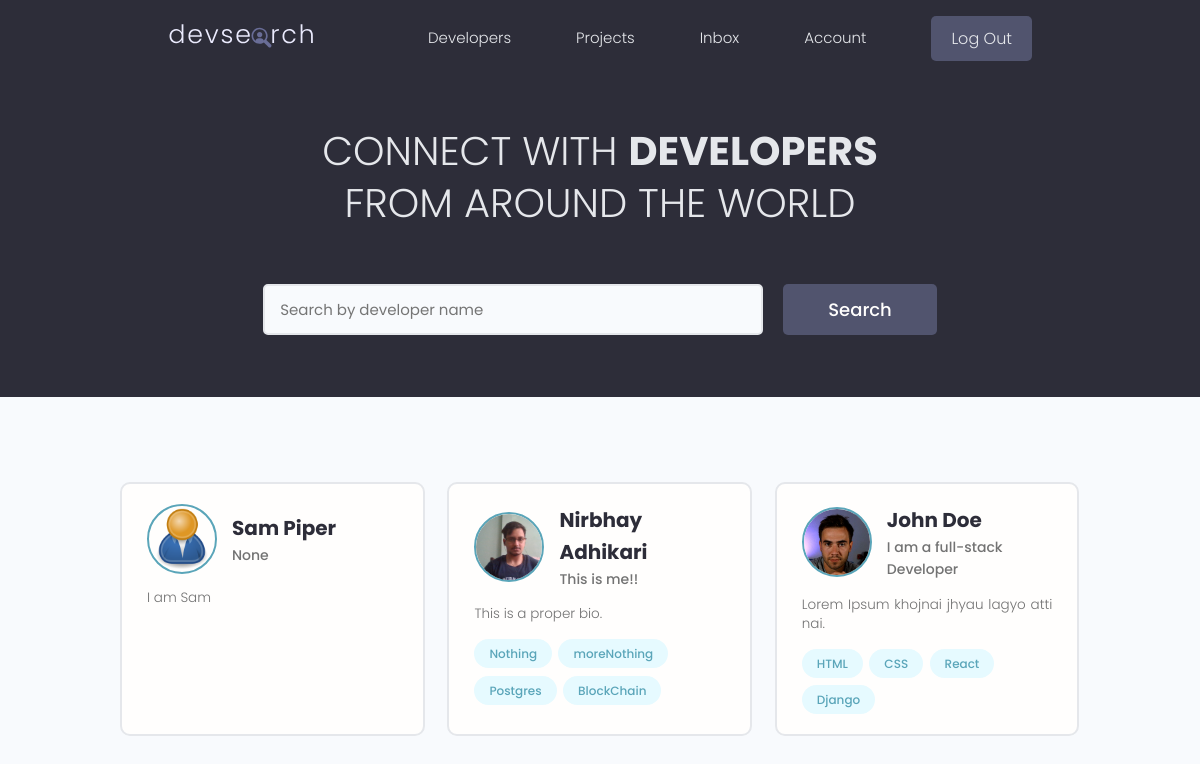
The app's page / (signed in) with its own data.
### users/models.py (models this page shows, shortened)
class Profile(models.Model):
    user= models.OneToOneField(User, on_delete=models.CASCADE, null=True, blank=True)
    name= models.CharField(max_length=200, blank=True, null=True)
    email= models.EmailField(max_length=500, blank=True, null=True)
    username= models.CharField(max_length=200, blank=True, null=True)
    location= models.CharField(max_length=200, blank=True, null=True)
    short_intro=models.CharField(max_length=200, blank=True, null=True)
    bio=models.TextField(blank=True, null=True)
    profile_image=models.ImageField(null=True, blank=True, upload_to= 'profiles/', default='profiles/user-default.png')
    social_github= models.CharField(max_length=200, blank=True, null=True)
    social_twitter= models.CharField(max_length=200, blank=True, null=True)
    social_linkedin= models.CharField(max_length=200, blank=True, null=True)
    social_youtube= models.CharField(max_length=200, blank=True, null=True)
    social_website= models.CharField(max_length=200, blank=True, null=True)
    created= models.DateTimeField(auto_now_add=True)
    id= models.UUIDField(default=uuid.uuid4, unique=True, primary_key=True, editable=False)

class Skill(models.Model):
    owner= models.ForeignKey(Profile, on_delete=models.CASCADE, null=True)
    name= models.CharField(max_length=200, blank=True, null=True)
    description= models.TextField(null=True, blank=True)
    created= models.DateTimeField(auto_now_add=True)
    id= models.UUIDField(default=uuid.uuid4, unique=True, primary_key=True, editable=False)
    def __str__(self):
        return str(self.name)

### users/views.py (the view)
# urls.py: path('', views.profiles, name='profiles'),
def profiles(request):
    profiles, search_query= searchProfiles(request)
    custom_range, profiles= paginateProfiles(request, profiles, 3)
    context={'profiles': profiles, 'search_query':search_query, 'custom_range': custom_range}
    return render(request, 'users/profiles.html', context)

### users/utils.py (called while the page is built)
def paginateProfiles(request, profiles, results):
    page= request.GET.get('page')
    paginator= Paginator(profiles, results)
    try:
        profiles= paginator.page(page)
    except PageNotAnInteger:
        page=1
        profiles= paginator.page(page)
    except EmptyPage:
        page=paginator.num_pages
        profiles= paginator.page(page)
    leftIndex=(int(page)-4)
    if leftIndex<1:
        leftIndex=1
    rightIndex= (int(page) + 5)
    if rightIndex > paginator.num_pages:
        rightIndex = paginator.num_pages + 1
    custom_range=range(leftIndex, rightIndex)
    return custom_range, profiles

def searchProfiles(request):
    search_query=''
    if request.GET.get('search_query'):
        search_query = request.GET.get('search_query')
    skills= Skill.objects.filter(name__icontains=search_query)
    profiles= Profile.objects.distinct().filter(
        Q(name__icontains=search_query) |
        Q(short_intro__icontains=search_query) |
        Q(skill__in=skills)
        )
    return profiles, search_query

### users/templates/users/profiles.html (shortened to what this page needs)
{% extends 'main.html' %}
{% block content %}
  <main class="home">
    <section class="hero-section text-center">
      <div class="container container--narrow">
        <div class="hero-section__box">
          <h2>CONNECT WITH <span>DEVELOPERS</span></h2>
          <h2>FROM AROUND THE WORLD</h2>
        </div>
        <div class="hero-section__search">
          <form id='searchForm' class="form" action="{% url 'profiles' %}" method="get">
            <div class="form__field">
              <input class="input input--text" id="formInput#search" type="text" name="search_query"
              value="{{search_query}}"  placeholder="Search by developer name" />
            </div>
            <input class="btn btn--sub btn--lg" type="submit" value="Search" />
          </form>
        </div>
      </div>
    </section>
    <section class="devlist">
      <div class="container">
        <div class="grid grid--three">
            {% for profile in profiles %}
          <div class="column card">
            <div class="dev">
              <a href="{% url 'user-profile' profile.id %}" class="card__body">
                <div class="dev__profile">
                  <img class="avatar avatar--md" src="{{ profile.profile_image.url }}" >
                  <div class="dev__meta">
                    <h3>{{profile.name}}</h3>
                    <h5>{{profile.short_intro|slice:"150"}}</h5>
                  </div>
                </div>
                <p class="dev__info">
                 {{profile.bio|slice:"150"}} </p>
                <div class="dev__skills">
                    {% for skill in profile.skill_set.all|slice:'5' %}
                  <span class="tag tag--pill tag--main">
                    <small>{{skill}}</small>
                  </span>
{% endfor %}
                </div>
              </a>
            </div>
          </div>
          {% endfor %}
        </div>
      </div>
    </section>
  </main>
{% endblock content %}

### static/styles/app.css (style rules this page uses)
:root { --color-sub: #2d2d39; }
.btn--sub { background-color: var(--color-sub-light); }
.card { border: 2px solid var(--color-light); }
img { width: 100%; }
.hero-section { height: 40vh; display: flex; align-items: center; background-color: var(--color-sub); }
.hero-section__box { margin-bottom: 4rem; }
.hero-section__box > h2, .hero-section__box > h2 > span { font-size: 4rem; color: var(--color-light); line-height: 1.3; text-transform: uppercase; }
.hero-section__box > h2 { font-weight: 300; }
.hero-section__box > h2 > span { font-weight: 700; }
.hero-section__search > .form { display: flex; align-items: center; justify-content: center; gap: 2rem; }
.hero-section__search > .form input.input--text { width: 50rem; }
.devlist { margin-top: 8rem; }
.devlist .grid { align-items: stretch; }
.devlist .dev .dev__profile { display: flex; align-items: center; gap: 1.5rem; }
.devlist .dev .dev__meta h3 { color: var(--color-sub); font-size: 2rem; font-weight: 700; }
.devlist .dev .dev__meta h5 { color: var(--color-text); font-size: 1.4rem; font-weight: 500; }
.devlist .dev .dev__info { margin: 1.5rem 0; font-size: 1.35rem; line-height: 1.4; text-align: justify; }

### static/uikit/styles/modules/_variables.css (style rules this page uses)
:root { --color-main: #5aa5b9; --color-main-light: #e6faff; --color-sub: #3f4156; --color-sub-light: #51546e; --color-sub-lighter: #ededfd; --color-text: #737373; --color-gray: #8b8b8b; --color-light: #e5e7eb; --color-light-gray: #767676; --color-bg: #f8fafd; --color-white: #fffefd; --color-white-light: #f3f3f3; --color-success: #359e64; --color-success-bg: #def8e8; --color-error: #fc4b0b; --color-error-bg: #fff2ee; --font-base: 'Poppins', arial, helvetica, 'Segoe UI', roboto, ubuntu, sans-serif; --font-monospace: 'Fira Code', 'Courier New', courier, monospace; --font-regular: 300; --font-medium: 500; --font-bold: 700; --generic-shadow: 1px 1px 5px #00000010; --generic-transition: all 0.3s ease-in-out; }

### static/uikit/styles/modules/_base.css (style rules this page uses)
* { margin: 0; padding: 0; box-sizing: border-box; text-rendering: optimizeLegibility; color: inherit; font-size: inherit; }
html { font-size: 50%; }
@media only screen and (min-width: 480px) { html { font-size: 56.25%; } }
@media only screen and (min-width: 1200px) { html { font-size: 62.5%; } }
body { line-height: 1.6; font-weight: 400; font-size: 1.5rem; color: var(--color-text); background-color: var(--color-bg); min-height: 100vh; }

### static/uikit/styles/modules/_typography.css (style rules this page uses)
* { font-family: var(--font-base); }
h2 { font-size: 3.6rem; font-weight: var(--font-bold); }
h3 { font-size: 3.2rem; font-weight: var(--font-medium); }
h5 { font-size: 2.4rem; font-weight: var(--font-medium); }
h5, h6 { font-weight: var(--font-regular); }
p, span, strong { font-size: 1.6rem; color: var(--color-text); font-weight: var(--font-regular); }
a { padding-bottom: 2px; text-decoration: none; display: inline-block; color: var(--color-main); font-weight: var(--font-medium); }

### static/uikit/styles/modules/_utilities.css (style rules this page uses)
.container { width: 92%; max-width: 165rem; margin: 0 auto; box-sizing: border-box; }
.container--narrow { width: 92%; max-width: 120rem; }
@media screen and (min-width: 1000px) { .container { width: 90%; } }
@media screen and (min-width: 1000px) { .container--narrow { width: 85%; } }
@media screen and (min-width: 1200px) { .container { width: 80%; } }
@media screen and (min-width: 1200px) { .container--narrow { width: 72%; } }
.text-center { text-align: center; }

### static/uikit/styles/modules/_avatar.css (style rules this page uses)
.avatar { border-radius: 50%; border: 2px solid var(--color-main); object-fit: cover; }
.avatar--md { height: 7rem; width: 7rem; }

### static/uikit/styles/modules/_button.css (style rules this page uses)
.btn { display: inline-block; position: relative; cursor: pointer; background-color: var(--color-light); font-weight: var(--font-medium); color: var(--color-sub); text-decoration: none; padding: 1rem 2rem; border-radius: 0.5rem; border: none; width: -webkit-fit-content; width: -moz-fit-content; width: fit-content; height: -webkit-fit-content; height: -moz-fit-content; height: fit-content; font-size: 1.6rem; outline-width: 0; outline-color: transparent; -webkit-backface-visibility: hidden; backface-visibility: hidden; transition: all 0.3s ease-in-out; }
.btn--sub { background-color: var(--color-sub); color: var(--color-white); }
.btn--lg { font-size: 1.8rem; padding: 1.2rem 4.5rem; }

### static/uikit/styles/modules/_card.css (style rules this page uses)
.card { border-radius: 1rem; background-color: var(--color-white); border: 1.5px solid var(--color-light); width: auto; height: auto; margin-top: 0.5rem; margin-bottom: 0.5rem; overflow: hidden; }
.card__body, .card__header { padding: 2rem 2.5rem; }

### records on screen
Profile: profile_image (placeholder picture), name "Sam Piper", short_intro "None", bio "I am Sam"
Profile: profile_image (picture), name "Nirbhay Adhikari", short_intro "This is me!!", bio "This is a proper bio."
Skill: name "Nothing"
Skill: name "moreNothing"
Skill: name "Postgres"
Skill: name "BlockChain"
Profile: profile_image (picture), name "John Doe", short_intro "I am a full-stack Developer", bio "Lorem Ipsum khojnai jhyau lagyo atti nai."
Skill: name "HTML"
Skill: name "CSS"
Skill: name "React"
Skill: name "Django"
